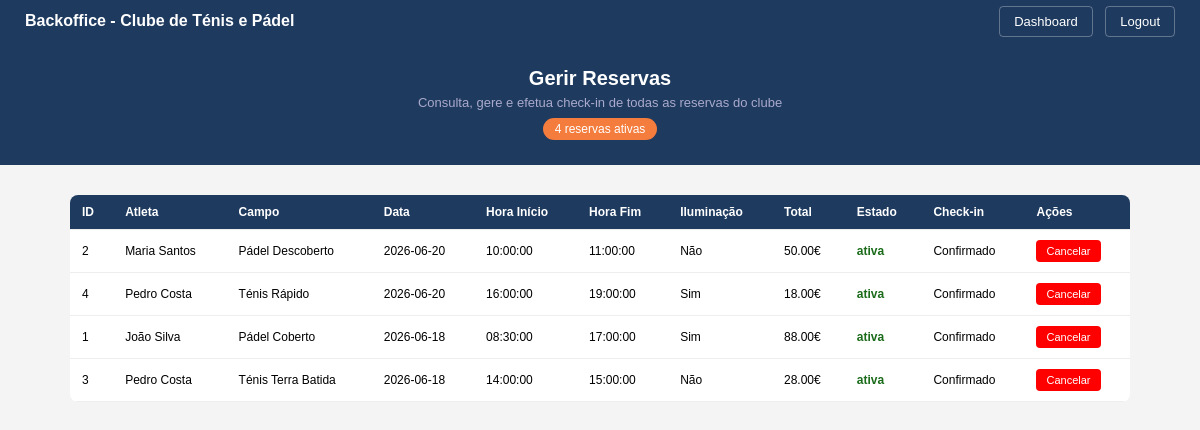
The page /admin/admin.reservas.php (signed in) on the database its author committed.
### tables this page shows
CREATE TABLE `reserva` (
  `id` int(11) NOT NULL,
  `atleta_id` int(11) NOT NULL,
  `campo_id` int(11) NOT NULL,
  `campo_escolhido` enum('Pádel Coberto','Pádel Descoberto','Ténis Terra Batida','Ténis Rápido') NOT NULL,
  `data_jogo` date NOT NULL,
  `hora_inicio` time NOT NULL,
  `hora_fim` time NOT NULL,
  `estado_reserva` enum('ativa','cancelada','concluida') NOT NULL DEFAULT 'ativa',
  `checkin` tinyint(1) NOT NULL DEFAULT '0',
  `suplemento_iluminacao` tinyint(1) NOT NULL DEFAULT '0',
  `suplemento_aluguer_raquetes` int(11) NOT NULL DEFAULT '0',
  `suplemento_aluguer_bolas` int(11) NOT NULL DEFAULT '0',
  `valor_total` decimal(8,2) NOT NULL,
  `nif_faturacao` varchar(9) DEFAULT NULL,
  `created_at` timestamp NOT NULL DEFAULT CURRENT_TIMESTAMP,
  `updated_at` timestamp NOT NULL DEFAULT CURRENT_TIMESTAMP ON UPDATE CURRENT_TIMESTAMP
);

CREATE TABLE `atleta` (
  `id` int(11) NOT NULL,
  `jogador` varchar(150) NOT NULL,
  `nome` varchar(150) NOT NULL,
  `documento_tipo` enum('Cartão de Cidadão','Passaporte','Outro') NOT NULL,
  `documento_numero` varchar(50) NOT NULL,
  `nif` varchar(9) DEFAULT NULL,
  `estado_atleta` enum('ativo','inativo') NOT NULL DEFAULT 'ativo',
  `email` varchar(150) NOT NULL,
  `password` varchar(255) NOT NULL,
  `created_at` timestamp NOT NULL DEFAULT CURRENT_TIMESTAMP,
  `updated_at` timestamp NOT NULL DEFAULT CURRENT_TIMESTAMP ON UPDATE CURRENT_TIMESTAMP
);

### admin/admin.reservas.php (the view, shortened to what this page needs)
<?php
require_once '../config/db.php';
$reservas = $pdo->query("SELECT r.*, a.nome as nome_atleta FROM reserva r JOIN atleta a ON r.atleta_id = a.id ORDER BY r.data_jogo DESC")->fetchAll();
$total_ativas = $pdo->query("SELECT COUNT(*) FROM reserva WHERE estado_reserva = 'ativa'")->fetchColumn();
?>
<!DOCTYPE html>
<html lang="pt">
<head>
</head>
<body>
<nav>
    <span>Backoffice - Clube de Ténis e Pádel</span>
    <div>
        <a href="dashboard.php">Dashboard</a>
        <a href="../logout.php">Logout</a>
    </div>
</nav>
<div class="topo">
    <h1>Gerir Reservas</h1>
    <p>Consulta, gere e efetua check-in de todas as reservas do clube</p>
    <span class="badge"><?= $total_ativas ?> reservas ativas</span>
</div>
<div class="container">
    <table>
        <tr>
            <th>ID</th>
            <th>Atleta</th>
            <th>Campo</th>
            <th>Data</th>
            <th>Hora Início</th>
            <th>Hora Fim</th>
            <th>Iluminação</th>
            <th>Total</th>
            <th>Estado</th>
            <th>Check-in</th>
            <th>Ações</th>
        </tr>
        <?php foreach ($reservas as $r): ?>
        <tr>
            <td><?= $r['id'] ?></td>
            <td><?= $r['nome_atleta'] ?></td>
            <td><?= $r['campo_escolhido'] ?></td>
            <td><?= $r['data_jogo'] ?></td>
            <td><?= $r['hora_inicio'] ?></td>
            <td><?= $r['hora_fim'] ?></td>
            <td><?= $r['suplemento_iluminacao'] ? 'Sim' : 'Não' ?></td>
            <td><?= number_format($r['valor_total'], 2) ?>€</td>
            <td class="<?= $r['estado_reserva'] ?>"><?= $r['estado_reserva'] ?></td>
            <td><?= $r['checkin'] ? 'Confirmado' : 'Pendente' ?></td>
            <td>
                <div class="acoes">
                    <?php if ($r['estado_reserva'] === 'ativa'): ?>
                        <a href="admin.reservas.php?cancelar=<?= $r['id'] ?>" class="btn btn-cancelar" onclick="return confirm('Tens a certeza que queres cancelar esta reserva?')">Cancelar</a>
                    <?php endif; ?>
                </div>
            </td>
        </tr>
        <?php endforeach; ?>
    </table>
</div>
</body>
</html>

### admin/admin.reservas.php (style rules this page uses)
* { margin: 0; padding: 0; box-sizing: border-box; }
body { font-family: Arial; background: #f4f4f4; }
nav { background: #1e3a5f; padding: 12px 25px; display: flex; justify-content: space-between; align-items: center; }
nav span { color: white; font-size: 16px; font-weight: bold; }
nav a { color: white; text-decoration: none; margin-left: 8px; font-size: 13px; padding: 7px 14px; border-radius: 4px; border: 1px solid rgba(255,255,255,0.3); }
.topo { background: #1e3a5f; color: white; padding: 25px; text-align: center; }
.topo h1 { font-size: 20px; }
.topo p { font-size: 13px; color: #aac; margin-top: 5px; }
.topo .badge { background: #f47c3c; color: white; padding: 4px 12px; border-radius: 20px; font-size: 12px; margin-top: 8px; display: inline-block; }
.container { max-width: 1100px; margin: 30px auto; padding: 0 20px; }
table { width: 100%; border-collapse: collapse; background: white; border-radius: 8px; overflow: hidden; }
th, td { padding: 10px 12px; border-bottom: 1px solid #eee; font-size: 12px; text-align: left; vertical-align: middle; }
th { background: #1e3a5f; color: white; }
.ativa { color: #1a6b1a; font-weight: bold; }
.acoes { display: flex; gap: 5px; flex-wrap: wrap; }
.btn { padding: 5px 10px; border: none; border-radius: 4px; cursor: pointer; text-decoration: none; font-size: 11px; display: inline-block; white-space: nowrap; }
.btn-cancelar { background: red; color: white; }

### rows shown on the page
reserva: id "2", atleta.nome "Maria Santos", campo_escolhido "Pádel Descoberto", data_jogo "2026-06-20", hora_inicio "10:00:00", hora_fim "11:00:00", suplemento_iluminacao "Não", valor_total "50.00", estado_reserva "ativa", checkin "Confirmado"
reserva: id "4", atleta.nome "Pedro Costa", campo_escolhido "Ténis Rápido", data_jogo "2026-06-20", hora_inicio "16:00:00", hora_fim "19:00:00", suplemento_iluminacao "Sim", valor_total "18.00", estado_reserva "ativa", checkin "Confirmado"
reserva: id "1", atleta.nome "João Silva", campo_escolhido "Pádel Coberto", data_jogo "2026-06-18", hora_inicio "08:30:00", hora_fim "17:00:00", suplemento_iluminacao "Sim", valor_total "88.00", estado_reserva "ativa", checkin "Confirmado"
reserva: id "3", atleta.nome "Pedro Costa", campo_escolhido "Ténis Terra Batida", data_jogo "2026-06-18", hora_inicio "14:00:00", hora_fim "15:00:00", suplemento_iluminacao "Não", valor_total "28.00", estado_reserva "ativa", checkin "Confirmado"

### other values the page prints
$total_ativas "4"
